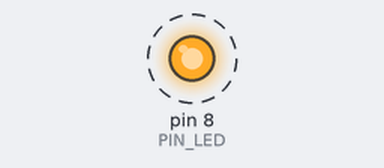
Bench run of a sketch on a simulated Arduino Uno, built with avr-gcc and run on an emulated ATmega328P. Shown: output pins drawn as LEDs (lit = HIGH). Dashed ring = blinking.

Above: at 0.5 s.
Timing chart, 0 to 4.6 s (numbered marks = the images above):
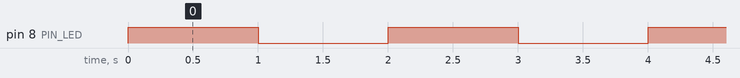

Measured:
- by itself, pin 8 (PIN_LED): alternates HIGH for 1.0 s and LOW for 1.0 s

The sketch:

pisca_led.ino
```cpp
/*
 * Descrição: Exemplo de como fazer um LED difuso piscar.
 * Autor: Eros Vitor Bornatowski
 * Data: 16/07/2022
 */

#define PIN_LED 8

void setup()
{
  pinMode(PIN_LED, OUTPUT);
}

void loop()
{
  digitalWrite(PIN_LED, HIGH);
  delay(1000);

  digitalWrite(PIN_LED, LOW);
  delay(1000);
}
```
